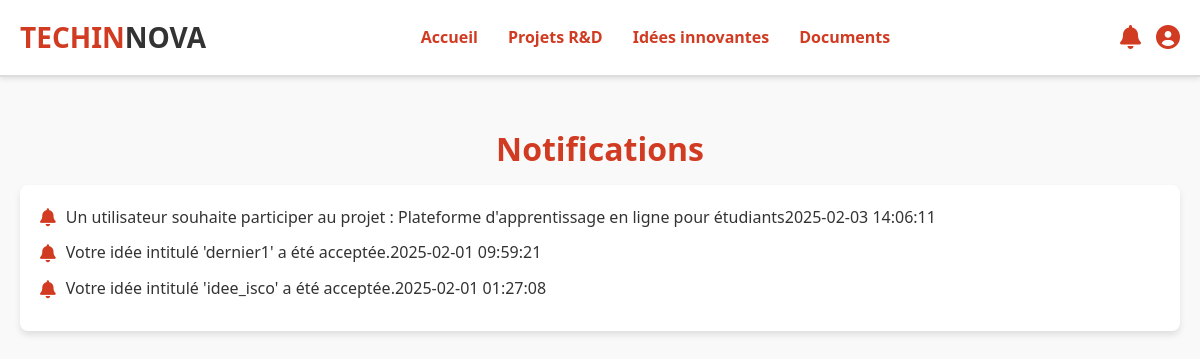
Screenshot of /espace_collabo/notification.php (signed in) with the database file from the repository.
### tables this page shows
CREATE TABLE `notifications` (
  `id` int(11) NOT NULL,
  `id_utilisateur` int(11) NOT NULL,
  `id_destinateur` int(11) DEFAULT NULL,
  `type` enum('nouveau_projet','nouvelle_idee','tache_terminee','echeance_proche','demande_participation') NOT NULL,
  `message` text NOT NULL,
  `date_creation` timestamp NOT NULL DEFAULT current_timestamp(),
  `status` enum('unread','read','','') NOT NULL DEFAULT 'unread' COMMENT '0: Non lu, 1: Lu',
  `id_idee` int(11) DEFAULT NULL
);

### espace_collabo/notification.php (the view, shortened to what this page needs)
<?php
require_once("C:/xampp/htdocs/projet_web/config/connexion.php");
if (isset($_SESSION['utilisateur'])) {
    $utilisateur = $_SESSION['utilisateur'];
    $id = $utilisateur['id'] ?? null;
}
$sql = "SELECT message, date_creation FROM notifications WHERE id_destinateur = :user_id ORDER BY date_creation DESC";
$stmt = $db->prepare($sql);
$stmt->execute([':user_id' => $id]);
$notifications = $stmt->fetchAll();
?>
<!DOCTYPE html>
<html lang="fr">
<head>
    <link rel="stylesheet" href="css/notification.css">
    <link rel="stylesheet" href="https://cdnjs.cloudflare.com/ajax/libs/font-awesome/6.0.0-beta3/css/all.min.css">
</head>
<body>
    <header class="navbar">
        <div class="logo">
            <h1><span>TECHIN</span>NOVA</h1>
        </div>
        <nav class="menu">
            <ul>
                <li><a href="acceuil.php" data-page="accueil">Accueil</a></li>
                <li><a href="projetr&d.php" data-page="projets">Projets R&D</a></li>
                <li><a href="idee.php" data-page="idees">Idées innovantes</a></li>
                <li><a href="doc.php" data-page="documents">Documents</a></li>
            </ul>
        </nav>
        <div class="user-icons">
            <div class="user-icon">
                <a href="notification.php"><i class="fas fa-bell"></i></a>
            </div>
            <div class="user-icon">
                <a href="profil.php"><i class="fas fa-user-circle"></i></a>
            </div>
        </div>
    </header>
    <main id="content">
        <h2>Notifications</h2>
        <section class="notifications">
            <?php if (!empty($notifications)): ?>
                <ul>
                    <?php foreach ($notifications as $notif): ?>
                        <li>
                            <i class="fas fa-bell"></i>
                            <?= htmlspecialchars($notif['message']) ?>
                            <span class="timestamp"><?= htmlspecialchars($notif['date_creation']) ?></span>
                        </li>
                    <?php endforeach; ?>
                </ul>
            <?php else: ?>
                <p>Aucune notification disponible.</p>
            <?php endif; ?>
        </section>
    </main>
</body>
</html>

### espace_collabo/css/notification.css (style rules this page uses)
body { margin: 0; padding: 0; font-family: 'Segoe UI', Tahoma, Geneva, Verdana, sans-serif; background-color: #f9f9f9; color: #333; line-height: 1.6; }
.navbar { display: flex; justify-content: space-between; align-items: center; background-color: #fff; padding: 15px 20px; border-bottom: 2px solid #ddd; position: sticky; top: 0; z-index: 1000; box-shadow: 0 2px 5px rgba(0, 0, 0, 0.1); }
.logo h1 { margin: 0; font-size: 28px; color: #333; }
.logo span { color: #d13b22; font-weight: bold; }
.menu ul { list-style: none; display: flex; margin: 0; padding: 0; }
.menu ul li { margin: 0 15px; }
.menu ul li a { text-decoration: none; color: #d13b22; font-weight: bold; font-size: 16px; transition: color 0.3s, transform 0.3s; }
.user-icons { display: flex; align-items: center; }
.user-icon { font-size: 24px; color: #d13b22; margin-left: 15px; }
.user-icon a { text-decoration: none; color: #d13b22; transition: color 0.3s; }
main { padding: 20px; max-width: 1200px; margin: auto; }
main h2 { font-size: 32px; color: #d13b22; text-align: center; margin-bottom: 10px; }
.notifications { padding: 20px; background-color: #fff; border-radius: 8px; box-shadow: 0 4px 6px rgba(0, 0, 0, 0.1); }
.notifications ul { list-style: none; margin: 0; padding: 0; }
.notifications ul li { font-size: 16px; margin-bottom: 10px; display: flex; align-items: center; }
.notifications ul li i { color: #d13b22; margin-right: 10px; font-size: 18px; }

### rows the page displays
notifications: message "Un utilisateur souhaite participer au projet : Plateforme d'apprentissage en ligne pour étudiants", date_creation "2025-02-03 14:06:11"
notifications: message "Votre idée intitulé 'dernier1' a été acceptée.", date_creation "2025-02-01 09:59:21"
notifications: message "Votre idée intitulé 'idee_isco' a été acceptée.", date_creation "2025-02-01 01:27:08"
